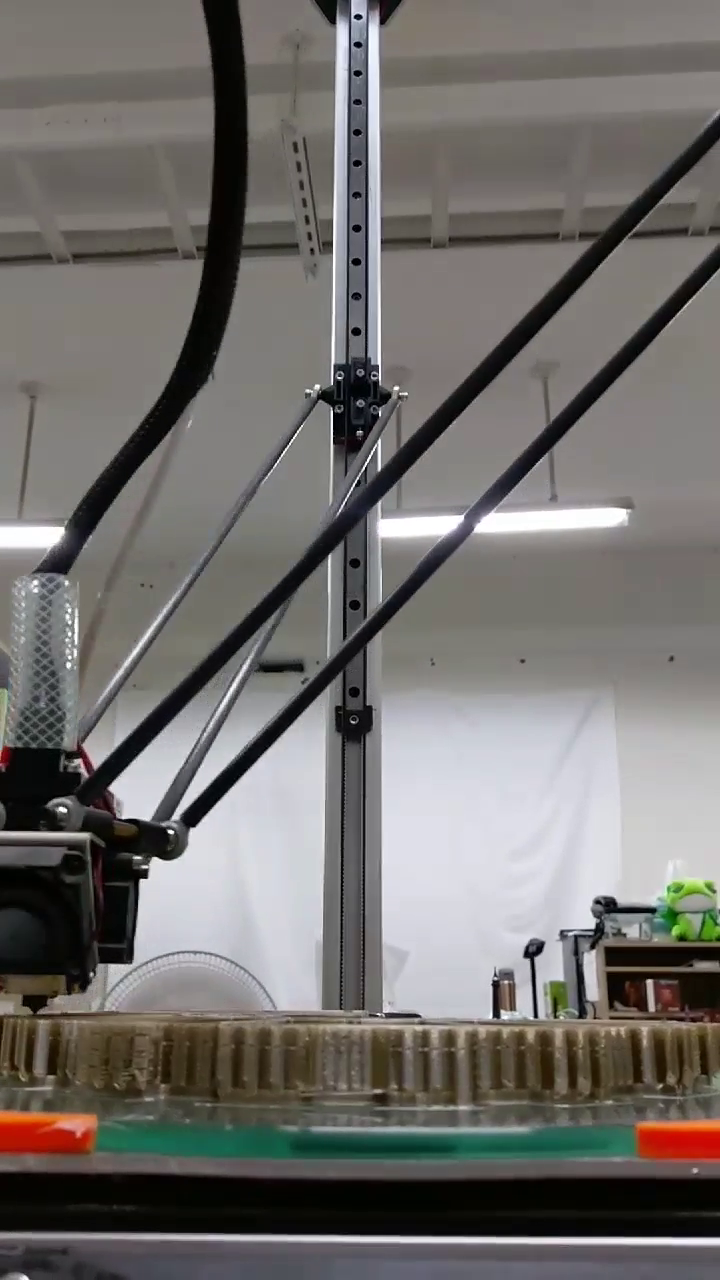
#> input picture frame 46 of test/motive_diffierence/video-1528711687.mp4, 720 x 1280 px
$ python MDtest.py
#> lines starting #> are read from the running program, lines starting #| are printed output that depends on the picture
import cv2
import numpy as np
#p136

capture = cv2.VideoCapture('video-1528711687.mp4')
es=cv2.getStructuringElement(cv2.MORPH_ELLIPSE,(9,4))    #得到形態學所需的樣板
kernel=np.ones((5,5),np.uint8)
background = None
flag = False
while (capture.isOpened()):
    ret, frame = capture.read()
#> frame is the input picture: shape (1280, 720, 3); mean B, G, R 108.6, 111.3, 114.1
    if ret == 0:
        print("file end!")
        break
    temp = cv2.resize(frame, None, fx=0.5, fy=0.5, interpolation=cv2.INTER_LINEAR)
    # 將第一幀圖像設為背景
    if background is None:
        background = cv2.cvtColor(temp,cv2.COLOR_BGR2GRAY)
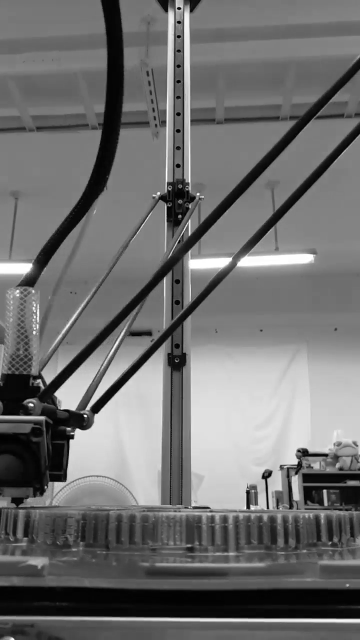
#> background: shape (640, 360); min 0, max 255, mean 111.9
        background = cv2.GaussianBlur(background,(9,9),0)
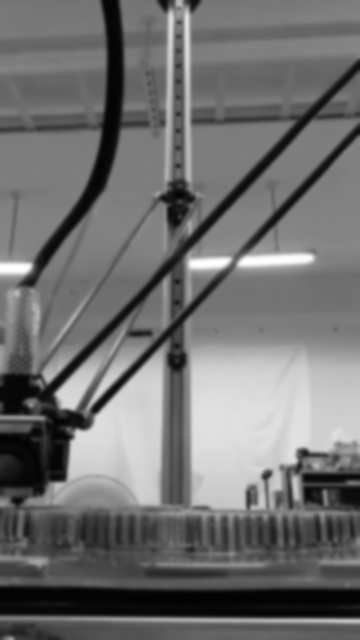
#> background: shape (640, 360); min 2, max 255, mean 111.9
        continue


    #影像前處理
    gray_frame=cv2.cvtColor(temp,cv2.COLOR_BGR2GRAY)
    gray_frame=cv2.GaussianBlur(gray_frame,(9,9),0)


    #difference map
    diff=cv2.absdiff(background,gray_frame)
    diff = cv2.adaptiveThreshold(diff, 255, cv2.ADAPTIVE_THRESH_MEAN_C
                                , cv2.THRESH_BINARY, 11, 4)

    # 將上一張幀當作背景
    background = gray_frame


    cv2.imshow('image', diff)
    #不動的地方會動是因為手機拍攝一定會抖
    #一閃一閃我的猜測是聚焦問題或是光亮

    # cv2.imshow('f', nozzle)
    if cv2.waitKey(30) == ord('q') or cv2.waitKey(30) == ord('Q'):
        break

$ run again, starting later in the video
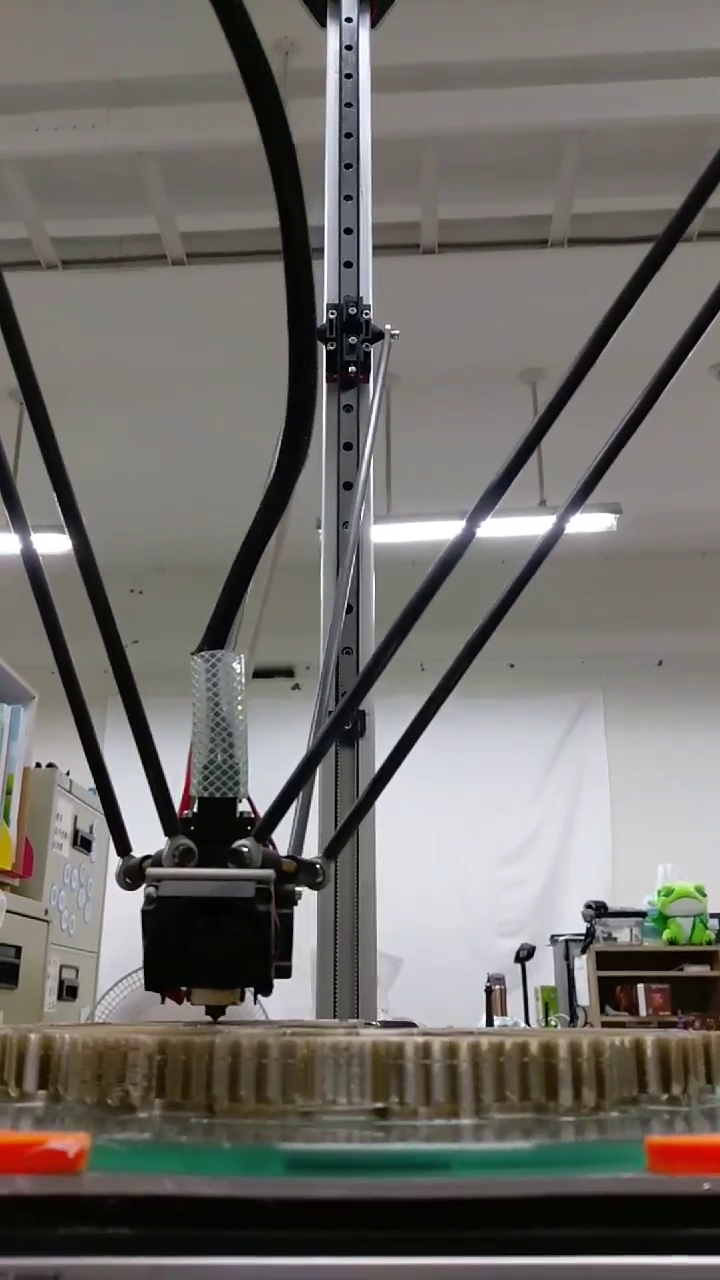
#> input picture frame 207 of test/motive_diffierence/video-1528711687.mp4, 720 x 1280 px
#> frame is the input picture: shape (1280, 720, 3); mean B, G, R 106.7, 110.5, 113.7
#> `background = cv2.cvtColor(temp,cv2.COLOR_BGR2GRAY)`:
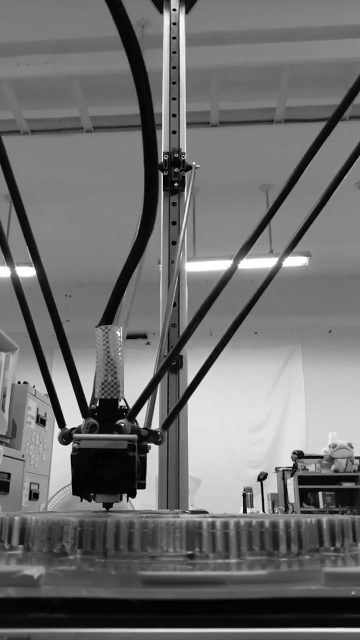
#> background: shape (640, 360); min 0, max 255, mean 111.2
#> `background = cv2.GaussianBlur(background,(9,9),0)`:
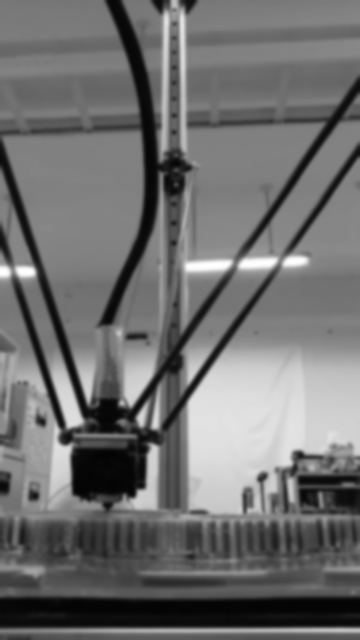
#> background: shape (640, 360); min 3, max 255, mean 111.2

$ run again, starting later in the video
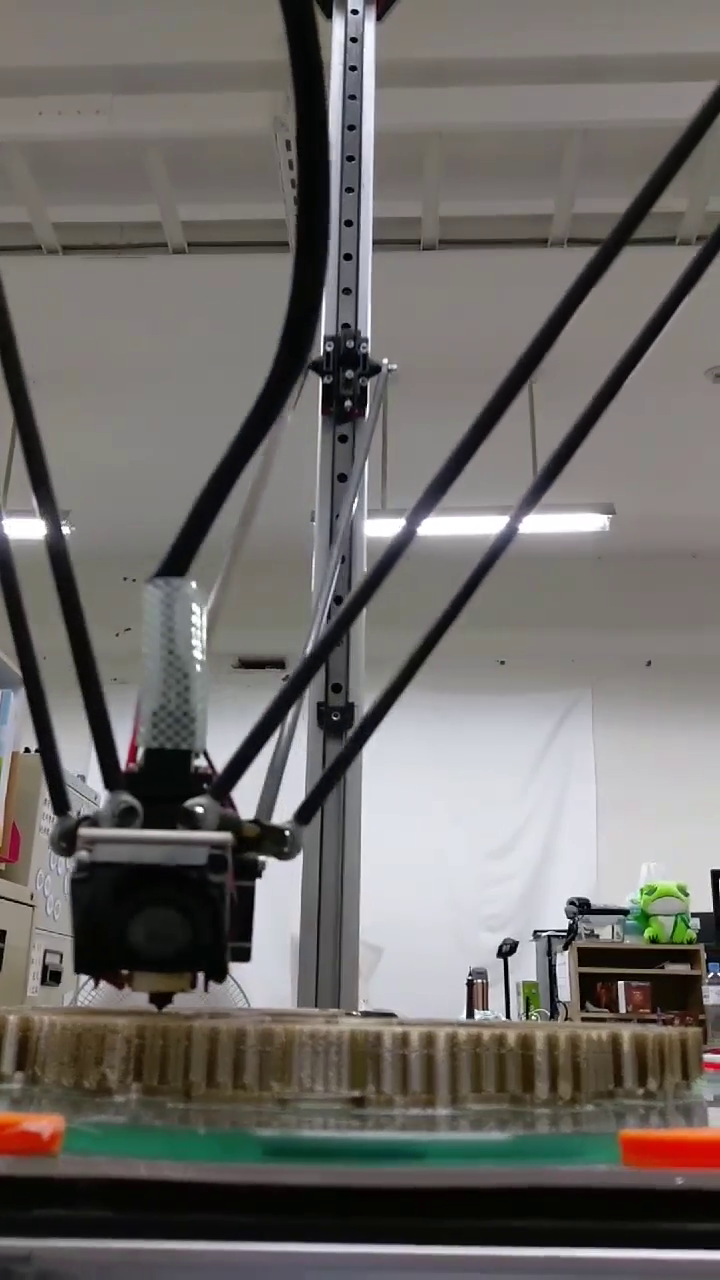
#> input picture frame 368 of test/motive_diffierence/video-1528711687.mp4, 720 x 1280 px
#> frame is the input picture: shape (1280, 720, 3); mean B, G, R 105.6, 108.5, 111.8
#> `background = cv2.cvtColor(temp,cv2.COLOR_BGR2GRAY)`:
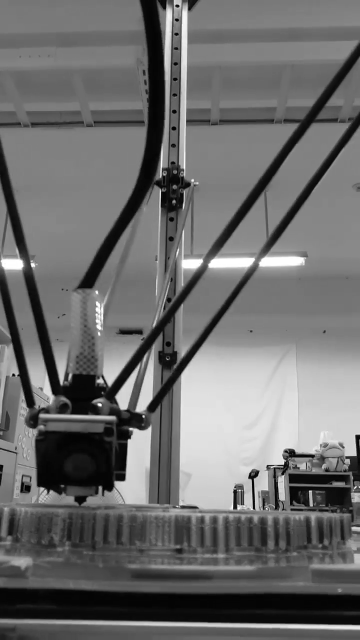
#> background: shape (640, 360); min 0, max 255, mean 109.3
#> `background = cv2.GaussianBlur(background,(9,9),0)`:
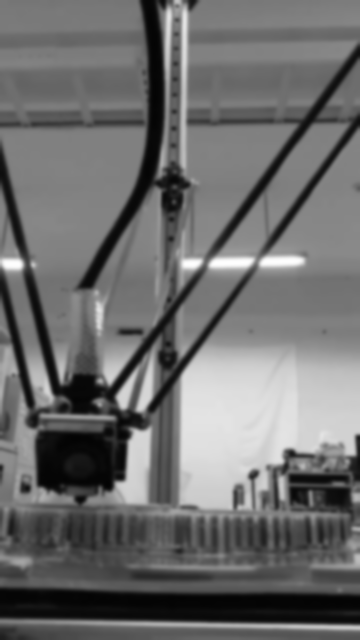
#> background: shape (640, 360); min 3, max 255, mean 109.3
